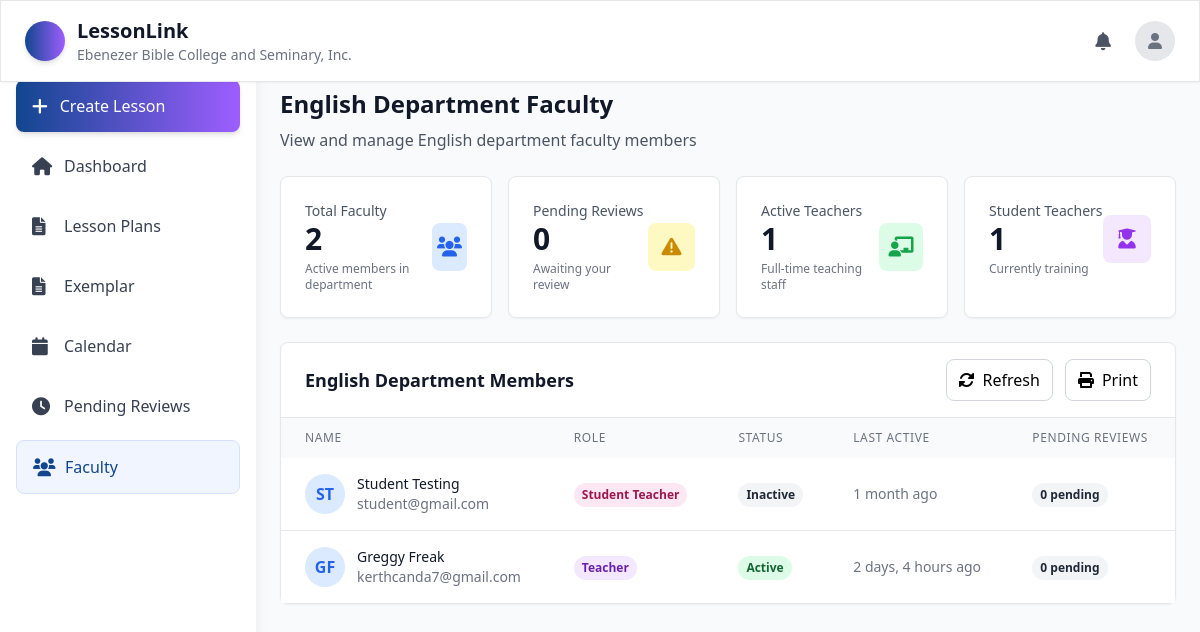
Page /dep_faculty/ (signed in) on the earlier database version.
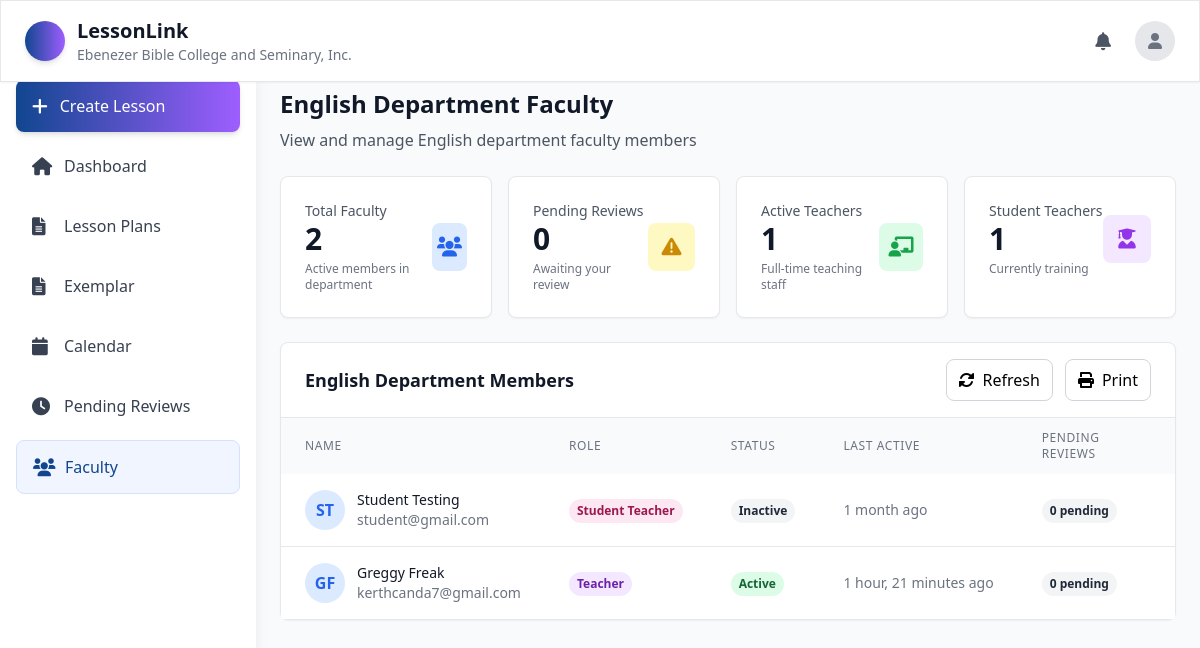
Same page on the later database version.
### lesson/models.py (models this page shows, shortened)
class User(AbstractUser):
    ROLE_CHOICES = [
        ('Student Teacher', 'Student Teacher'),
        ('Teacher', 'Teacher'),
        ('Department Head', 'Department Head'),
        ('Admin', 'Admin'),
    ]
    APPROVAL_STATUS_CHOICES = [
        ('pending', 'Pending'),
        ('approved', 'Approved'),
        ('disapproved', 'Disapproved'),
    ]
    username = None
    email = models.EmailField(unique=True)
    middle_name = models.CharField(max_length=100, blank=True, null=True)
    dob = models.DateField(null=True, blank=True)
    role = models.CharField(max_length=100, choices=ROLE_CHOICES)
    rank = models.CharField(max_length=100)
    department = models.CharField(max_length=100)
    approval_status = models.CharField(
        max_length=20,
        choices=APPROVAL_STATUS_CHOICES,
        default='pending'
    )
    rejection_reason = models.TextField(
        blank=True,
        null=True,
        verbose_name="Reason for Rejection",
        help_text="Explanation provided to student when account was disapproved"
    )
    school = models.ForeignKey(
        "SchoolRegistration",  # reference your school model
        on_delete=models.SET_NULL,
        blank=True,
        null=True,
        related_name="users"
    )
    supervising_teacher = models.ForeignKey(
        'self',
        on_delete=models.SET_NULL,
        blank=True,
        null=True,
        related_name='supervised_student_teachers',
        limit_choices_to={'role': 'Teacher'},  # Only teachers can be supervising teachers
        verbose_name="Supervising Teacher"
    )
    affiliations = models.TextField(blank=True, null=True)
    profile_picture = models.ImageField(
        upload_to='profile_pictures/',
        null=True,
        blank=True,
        help_text="Profile picture for the user"
    )
    USERNAME_FIELD = 'email'
    REQUIRED_FIELDS = ['first_name', 'last_name', 'role', 'rank', 'department']
    objects = CustomUserManager()
    @property
    def full_name(self):
        parts = [self.first_name]
        if self.middle_name:
            parts.append(self.middle_name)
        parts.append(self.last_name)
        return ' '.join(parts).strip()

### lesson/views.py (the view)
# urls.py: path('dep_faculty/', Dep_Faculty, name='Dep_Faculty'),
@login_required
def Dep_Faculty(request):
    user = request.user
    if user.role != "Department Head":
        messages.error(request, "You are not allowed to access this page.")
        return redirect("dashboard")
    faculty_members = User.objects.filter(
        department=user.department,
        school=user.school,
        role__in=["Teacher", "Student Teacher"],
        is_active=True
    ).order_by("role", "last_name")
    total_faculty = faculty_members.count()
    active_teachers = faculty_members.filter(role="Teacher").count()
    student_teachers = faculty_members.filter(role="Student Teacher").count()
    from lessonGenerator.models import LessonPlan
    from .models import LessonPlanSubmission
    pending_reviews = LessonPlanSubmission.objects.filter(
        submitted_to=user,
        status='submitted'
    ).count()
    faculty_with_stats = []
    for member in faculty_members:
        member_pending_reviews = LessonPlanSubmission.objects.filter(
            submitted_by=member,
            status='submitted'
        ).count()
        last_active = member.last_login if member.last_login else member.date_joined
        faculty_with_stats.append({
            'user': member,
            'pending_reviews': member_pending_reviews,
            'last_active': last_active,
            'is_active': member.is_active and member.last_login and (timezone.now() - member.last_login).days < 30
        })
    return render(request, "Dep_Faculty.html", {
        "user": user,
        "faculty_members": faculty_with_stats,
        "department": user.department,
        "total_faculty": total_faculty,
        "active_teachers": active_teachers,
        "student_teachers": student_teachers,
        "pending_reviews": pending_reviews,
    })

### lesson/context_processors.py (called while the page is built)
def user_school_info(request):
    if request.user.is_authenticated:
        try:
            return {
                'user_school': request.user.school,
            }
        except Exception as e:
            print(f"Context processor error: {e}")
            return {}
    return {}

### lesson/templates/Dep_Faculty.html (shortened to what the changed rows need)
<!DOCTYPE html>
<html lang="en">
<head>
    <script src="https://cdn.tailwindcss.com"></script>
    <link href="https://cdnjs.cloudflare.com/ajax/libs/font-awesome/6.0.0/css/all.min.css" rel="stylesheet">
</head>
<body class="bg-gray-50 min-h-screen">
    <header class="bg-white shadow-sm border fixed top-0 left-0 right-0 z-40">
        <div class="flex items-center justify-between px-4 py-3 md:px-6 md:py-4">
            <div class="flex items-center space-x-3 flex-1 md:flex-none">
                <div class="hidden sm:block">
                    <h1 class="text-xl font-bold text-gray-900">LessonLink</h1>
                </div>
            </div>
        </div>
    </header>
    <div class="flex pt-16">
        <main class="flex-1 p-4 md:p-6 md:ml-64">
            <div class="flex flex-col sm:flex-row sm:items-center sm:justify-between mb-6">
                <div>
                    <h1 class="text-2xl font-bold text-gray-900 mb-2">{{ department }} Department Faculty</h1>
                </div>
            </div>
            <div class="bg-white rounded-lg shadow-sm border">
                <div class="px-6 py-4 border-b border-gray-200">
                    <div class="flex flex-col sm:flex-row sm:items-center sm:justify-between">
                        <h2 class="text-lg font-semibold text-gray-900 mb-4 sm:mb-0">{{ department }} Department Members</h2>
                    </div>
                </div>
                <div class="overflow-x-auto">
                    <table class="w-full" id="faculty-table">
                        <thead class="bg-gray-50">
                            <tr>
                                <th class="px-6 py-3 text-left text-xs font-medium text-gray-500 uppercase tracking-wider">Name</th>
                                <th class="px-6 py-3 text-left text-xs font-medium text-gray-500 uppercase tracking-wider">Role</th>
                                <th class="px-6 py-3 text-left text-xs font-medium text-gray-500 uppercase tracking-wider">Status</th>
                                <th class="px-6 py-3 text-left text-xs font-medium text-gray-500 uppercase tracking-wider">Last Active</th>
                                <th class="px-6 py-3 text-left text-xs font-medium text-gray-500 uppercase tracking-wider">Pending Reviews</th>
                            </tr>
                        </thead>
                        <tbody class="bg-white divide-y divide-gray-200" id="faculty-table-body">
                            {% for member_data in faculty_members %}
                            {% with member=member_data.user %}
                            <tr class="hover:bg-gray-50 fade-in faculty-row" data-user-id="{{ member.id }}">
                                <td class="px-6 py-4 whitespace-nowrap">
                                    <div class="flex items-center">
                                        <div class="w-10 h-10 rounded-full bg-blue-100 flex items-center justify-center no-print">
                                            <span class="text-blue-600 font-semibold">
                                                {{ member.first_name|first }}{{ member.last_name|first }}
                                            </span>
                                        </div>
                                        <div class="ml-3">
                                            <p class="text-sm font-medium text-gray-900">
                                                {{ member.first_name }} {{ member.last_name }}
                                            </p>
                                            <p class="text-sm text-gray-500">{{ member.email }}</p>
                                        </div>
                                    </div>
                                </td>
                                <td class="px-6 py-4 whitespace-nowrap">
                                    <span class="inline-flex px-2 py-1 text-xs font-semibold rounded-full
                                        {% if member.role == 'Teacher' %} bg-purple-100 text-purple-800
                                        {% elif member.role == 'Student Teacher' %} bg-pink-100 text-pink-800
                                        {% else %} bg-blue-100 text-blue-800 {% endif %}">
                                        {{ member.role }}
                                    </span>
                                </td>
                                <td class="px-6 py-4 whitespace-nowrap">
                                    <span class="inline-flex px-2 py-1 text-xs font-semibold rounded-full
                                        {% if member_data.is_active %} bg-green-100 text-green-800
                                        {% else %} bg-gray-100 text-gray-800 {% endif %}">
                                        {% if member_data.is_active %}Active{% else %}Inactive{% endif %}
                                    </span>
                                </td>
                                <td class="px-6 py-4 whitespace-nowrap text-sm text-gray-500">
                                    {% if member_data.last_active %}
                                        {{ member_data.last_active|timesince }} ago
                                    {% else %}
                                        Never
                                    {% endif %}
                                </td>
                                <td class="px-6 py-4 whitespace-nowrap">
                                    <span class="inline-flex px-2 py-1 text-xs font-semibold rounded-full
                                        {% if member_data.pending_reviews > 0 %} bg-yellow-100 text-yellow-800
                                        {% else %} bg-gray-100 text-gray-800 {% endif %}">
                                        {{ member_data.pending_reviews }} pending
                                    </span>
                                </td>
                            </tr>
                            {% endwith %}
                            {% empty %}
                            <tr>
                                <td colspan="6" class="px-6 py-4 text-center text-sm text-gray-500">
                                    No faculty members found in your department.
                                </td>
                            </tr>
                            {% endfor %}
                        </tbody>
                    </table>
                </div>
            </div>
        </main>
    </div>
</body>
</html>

Differences in the rows shown:
changed User "Greggy": last_active "2 days, 4 hours" → "1 hour, 21 minutes"
